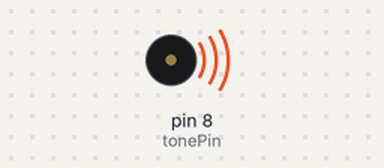
A sketch run on a simulated Arduino Uno, built with avr-gcc and run on an emulated ATmega328P. Shown: buzzer (waves = sounding).

Above: at 0.1 s.
Timing chart, 0 to 40.0 s (numbered marks = the images above):
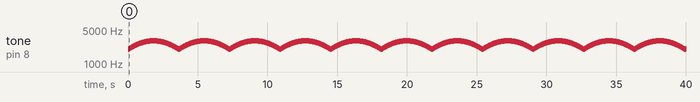

Measured:
- by itself, tone on pin 8 (tonePin): plays 2000 Hz for 0.02 s, 2017 Hz for 0.02 s, 2034 Hz for 0.02 s, 2052 Hz for 0.02 s, 2069 Hz for 0.02 s, 2087 Hz for 0.02 s … (1941 notes in this stretch)

The sketch:

1-6_Alarm.ino
```cpp
// 项目 - - 报警器

// 描述 - - 通过写入一个正弦变化的值到蜂鸣器，即可达到报警的效果

int tonePin = 8;
float sinVal;
int toneVal;

void setup(){
    pinMode(tonePin,OUTPUT);
}

void loop(){
    for (int x=0;x<180;x++){
        //sinVal为正弦变化的值
        sinVal=(sin(x*(3.14/180)));
        //加上2000的基值让声音更大
        toneVal=2000+(int(sinVal*1000));
        //通过tone()函数将值写入蜂鸣器
        tone(tonePin, toneVal);
        delay(20);
    }
}
```
